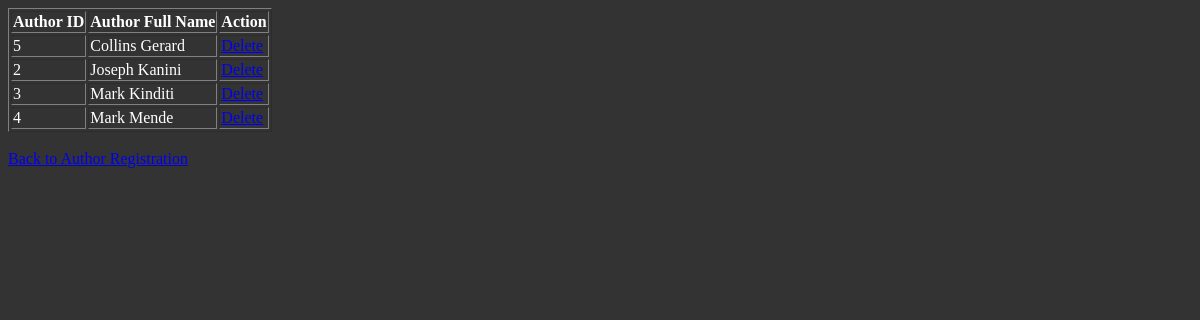
Page /processes/DelAuth.php on the earlier database version.
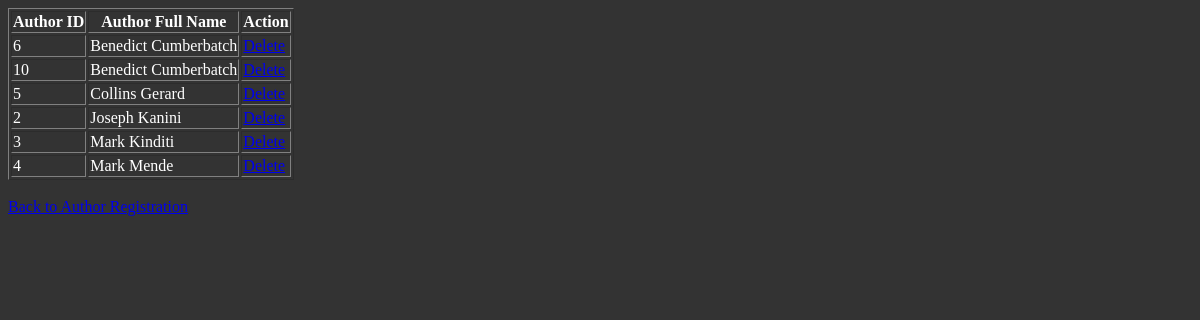
Same page on the later database version.
### tables this page shows
CREATE TABLE `authorstb` (
  `AuthorId` int(11) NOT NULL,
  `AuthorFullName` varchar(255) NOT NULL,
  `AuthorEmail` varchar(100) NOT NULL,
  `AuthorAddress` varchar(255) NOT NULL,
  `AuthorBiography` longtext NOT NULL,
  `AuthorDateOfBirth` date NOT NULL,
  `AuthorSuspended` tinyint(1) NOT NULL
);

### processes/DelAuth.php (the view, shortened to what this page needs)
<!DOCTYPE html>
<html lang="en">
<head>
    <link rel="stylesheet" href="style.css">
</head>
<body>
    <?php
    $hostname = "localhost";
    $username = "root";
    $userpass = "";
    $db_name = "authordb";
    try {
        $DbConn = new PDO("mysql:host=$hostname;dbname=$db_name", $username, $userpass);
        $DbConn->setAttribute(PDO::ATTR_ERRMODE, PDO::ERRMODE_EXCEPTION);
        $sql = "SELECT * FROM authorstb ORDER BY AuthorFullName";
        $stmt = $DbConn->query($sql);
        if ($stmt) {
            echo "<table border='1'>";
            echo "<tr><th>Author ID</th><th>Author Full Name</th><th>Action</th></tr>";
            while ($row = $stmt->fetch(PDO::FETCH_ASSOC)) {
                echo "<tr>";
                echo "<td>{$row['AuthorId']}</td>";
                echo "<td>{$row['AuthorFullName']}</td>";
                echo "<td><a href='DelAuth.php?id={$row['AuthorId']}'>Delete</a></td>";
                echo "</tr>";
            }
            echo "</table>";
        } else {
            echo "Error fetching authors: " . $DbConn->errorInfo()[2];
        }
    } catch (PDOException $e) {
        echo "Connection failed: " . $e->getMessage();
    } finally {
        $DbConn = null;
    }
    ?>
    <br>
    <a href="index.php">Back to Author Registration</a>
</body>
</html>

### style.css (style rules this page uses)
body { background-color: #333; color: white; }

Differences in the rows shown:
added authorstb: AuthorId "6", AuthorFullName "Benedict Cumberbatch"
added authorstb: AuthorId "10", AuthorFullName "Benedict Cumberbatch"
